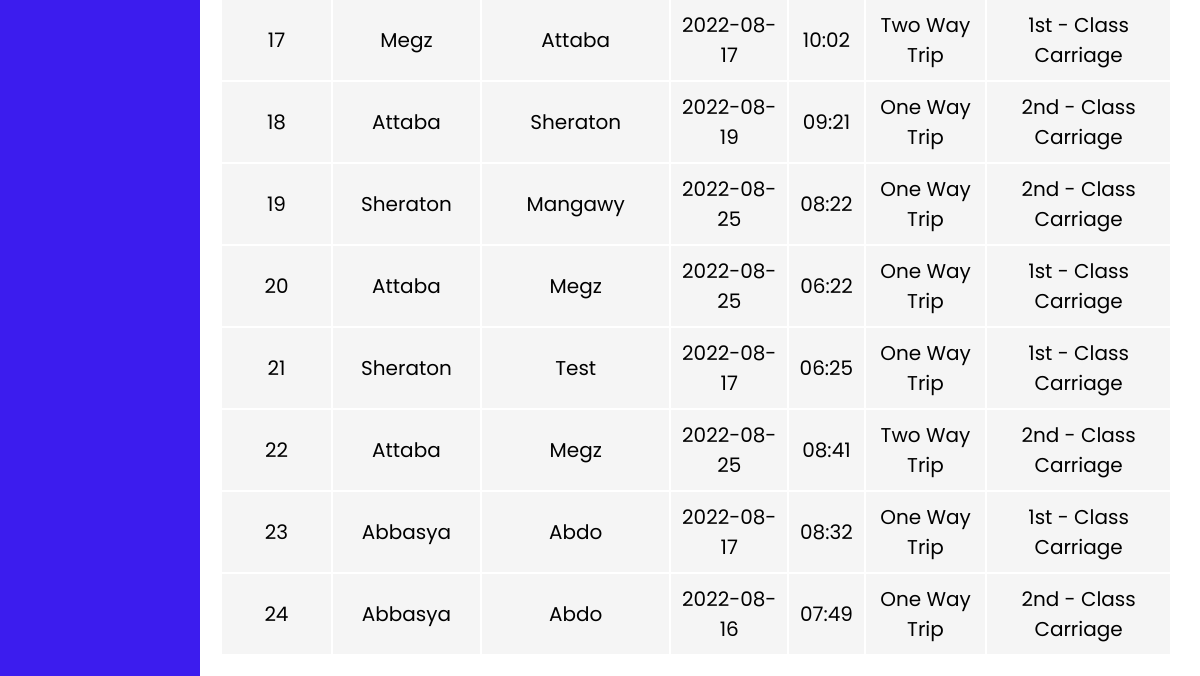
Page /all-tickets.php (lower part) on the earlier database version.
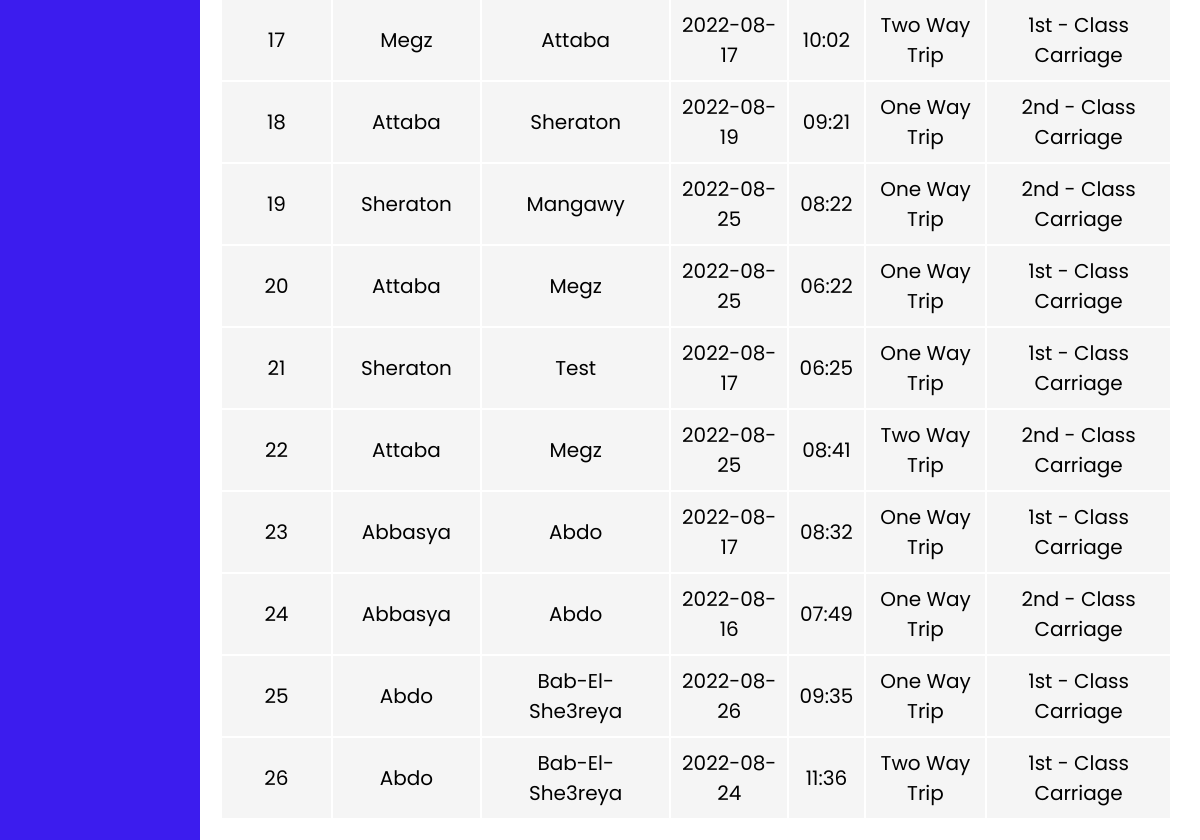
Same page on the later database version.
### tables this page shows
CREATE TABLE `tickets` (
  `ticketID` int(200) NOT NULL,
  `source` varchar(200) NOT NULL,
  `destination` varchar(200) NOT NULL,
  `date` varchar(200) NOT NULL,
  `return_date` varchar(255) DEFAULT NULL,
  `time` varchar(200) NOT NULL,
  `trip_type` varchar(200) NOT NULL,
  `trip_class` varchar(200) NOT NULL,
  `ticketCount` int(200) NOT NULL,
  `by_user_id` int(200) NOT NULL
);

### all-tickets.php (the view, shortened to what this page needs)
<!DOCTYPE html>
<html lang="en">
<head>
    <link rel="stylesheet" href="CSS/admin-panel.css">
</head>
<?php session_start();
    include 'navbar.php';?>
<body>
    <div class="sidenav">
    </div>
    <div class="body2">
        <div class="users-table">
            <table>
                <?php
$sql="SELECT * FROM tickets";
$result=mysqli_query($conn,$sql);
while($row=mysqli_fetch_assoc($result))
{
?>
                <tbody>
                    <tr class="grey-tr">
                        <td><span name="ID"><?php echo $row['ticketID'] ?> </span></td>
                        <td><?php echo $row['source'] ?></td>
                        <td><?php echo $row['destination'] ?></td>
                        <td><?php echo $row['date'] ?></td>
                        <td><?php echo $row['time'] ?></td>
                        <td><?php echo $row['trip_type'] ?></td>
                        <td><?php echo $row['trip_class'] ?></td>
                    </tr>
                </tbody>
                <?php
}
                ?>
            </table>
        </div>
    </div>
</body>
</html>

Differences in the rows shown:
added tickets: ticketID "25", source "Abdo", destination "Bab-El-She3reya", date "2022-08-26", time "09:35", trip_type "One Way Trip", trip_class "1st - Class Carriage"
added tickets: ticketID "26", source "Abdo", destination "Bab-El-She3reya", date "2022-08-24", time "11:36", trip_type "Two Way Trip", trip_class "1st - Class Carriage"
